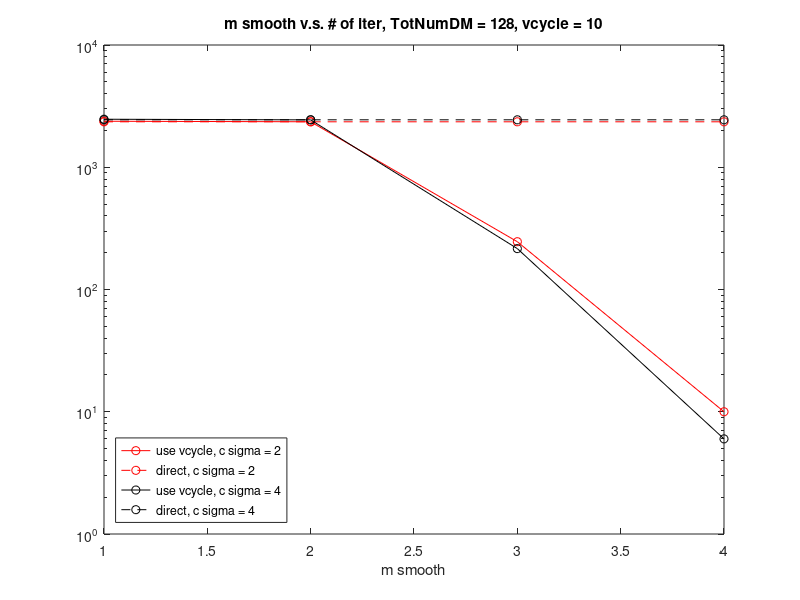

Source code (MATLAB): (Note: this script raises an error after producing the figure.)

position_down = [0.1 0.1 0.8 0.3];
position_up = [0.1 0.5 0.8 0.3];

% TotNumDM = 128, vcycle = 10, 
xx = [1 2 3 4]; % m_smooth 

c2 = [2379 2355 246 10];
c4 = [2471 2441 216 6];

direct2 = [2354 2354 2354 2354];
direct4 = [2444 2444 2444 2444];

figure(5)
p1 = semilogy(xx,c2,'ro-'); hold on
p2 = semilogy(xx,direct2,'ro--');

p3 = semilogy(xx,c4,'ko-');
p4 = semilogy(xx,direct4,'ko--');
title('m smooth v.s. # of iter, TotNumDM = 128, vcycle = 10')
legend([p1 p2 p3 p4],...
    'use vcycle, c sigma = 2','direct, c sigma = 2',...
    'use vcycle, c sigma = 4','direct, c sigma = 4',...
    'Location','southwest')
xlabel('m smooth')

% m_smooth = 3, vcycle = 10,
figure(1)
xx = [2 3 4]; % c_sigma
direct16 = [262 269 277];
uvc16 = [92 96 98];

suptitle({'c sigma v.s. # of iter, TotNumDM = 16';...
    'm smooth = 3, vcycle = 10'})
subplot('position',position_down)
p1 = plot(xx,direct16,'bo-'); 
subplot('position',position_up)
xlabel('c sigma')
p2 = plot(xx,uvc16,'ro-');
legend([p1 p2],'direct','use vcycle','Location','southeast')
xlabel('c sigma')

figure(2)
direct32 = [558 571 583];
uvc32 = [128 133 134];
suptitle({'c sigma v.s. # of iter, TotNumDM = 32';...
    'm smooth = 3, vcycle = 10'})
subplot('position',position_down)
p1 = plot(xx,direct32,'bo-');
subplot('position',position_up)
xlabel('c sigma')
p2 = plot(xx,uvc32,'ro-');
legend([p1 p2],'direct','use vcycle','Location','southeast')
xlabel('c sigma')


figure(3)
direct64 = [1155 1177 1202];
uvc64 = [189 156 156];
suptitle({'c sigma v.s. # of iter, TotNumDM = 64';...
    'm smooth = 3, vcycle = 10'})
subplot('position',position_down)
p1 = plot(xx,direct64,'bo-');
subplot('position',position_up)
xlabel('c sigma')
p2 = plot(xx,uvc64,'ro-');
legend([p1 p2],'direct','use vcycle','Location','southeast')
xlabel('c sigma')


figure(4)
direct128 = [2352 2400 2444];
uvc128 = [246 212 216];
suptitle({'c sigma v.s. # of iter, TotNumDM = 128';...
    'm smooth = 3, vcycle = 10'})
subplot('position',position_down)
p1 = plot(xx,direct128,'bo-');
subplot('position',position_up)
xlabel('c sigma')
p2 = plot(xx,uvc128,'ro-');
legend([p1 p2],'direct','use vcycle','Location','southeast')
xlabel('c sigma')



% c_sigma = 4, m_smooth = 3,
figure(6)
xx = [16,32,64,128]; % TotNumDM
cg_direct = [378 881 1995 4347];
cg_uv = [35 50 66 104];

gmres_direct = [176 352 704 1408];
gmres_uv = [38 58 83 139];

suptitle({'TotNumDM v.s. # of iter. func = boundary layer';...
    'c sigma = 4, m smooth = 3'})
subplot('position',position_up)
p1 = loglog(xx,cg_uv,'bo-'); hold on
p2 = loglog(xx,gmres_uv,'ko-');
legend([p1 p2],'cg use vcycle','gmres use vcycle','Location','southeast')
xlabel('TotNumDM')

subplot('position',position_down)
p3 = loglog(xx,cg_direct,'bo-'); hold on
p4 = loglog(xx,gmres_direct,'ko-');
legend([p3 p4],'cg direct','gmres direct','Location','southeast')
xlabel('TotNumDM')

% non-overlapping v.s. overlapping
xx = [32 64 128 256 512 1024 2048];
vec_n = [119 174 237 292 399 399 686];
vec_o = [146 193 199 320 338 573 1096];
vec_direct = [2015 4236 8976 18281 36721 73669 147414];

figure(10)
suptitle({'Non-overlapping v.s. overlapping on discontinouous function';
    'NN = 20, Nc = 4, m smooth = 4, vcycle = 10, c sigma = 3'})
subplot('position',position_up)
p1 = semilogx(xx,vec_n,'bo-'); hold on
p2 = semilogx(xx,vec_o,'ro-');
legend([p1 p2],'Non-overlapping in vcycle','Overlapping in vcycle','Location','southeast')
xlabel('TotNumDM')

subplot('position',position_down)
p1 = loglog(xx,vec_n,'bo-'); hold on
p2 = loglog(xx,vec_o,'ro-');
p3 = loglog(xx,vec_direct,'ko-');
legend([p1 p2 p3],'Non-overlapping in vcycle','Overlapping in vcycle','Solving directly','Location','southeast')
xlabel('TotNumDM')
